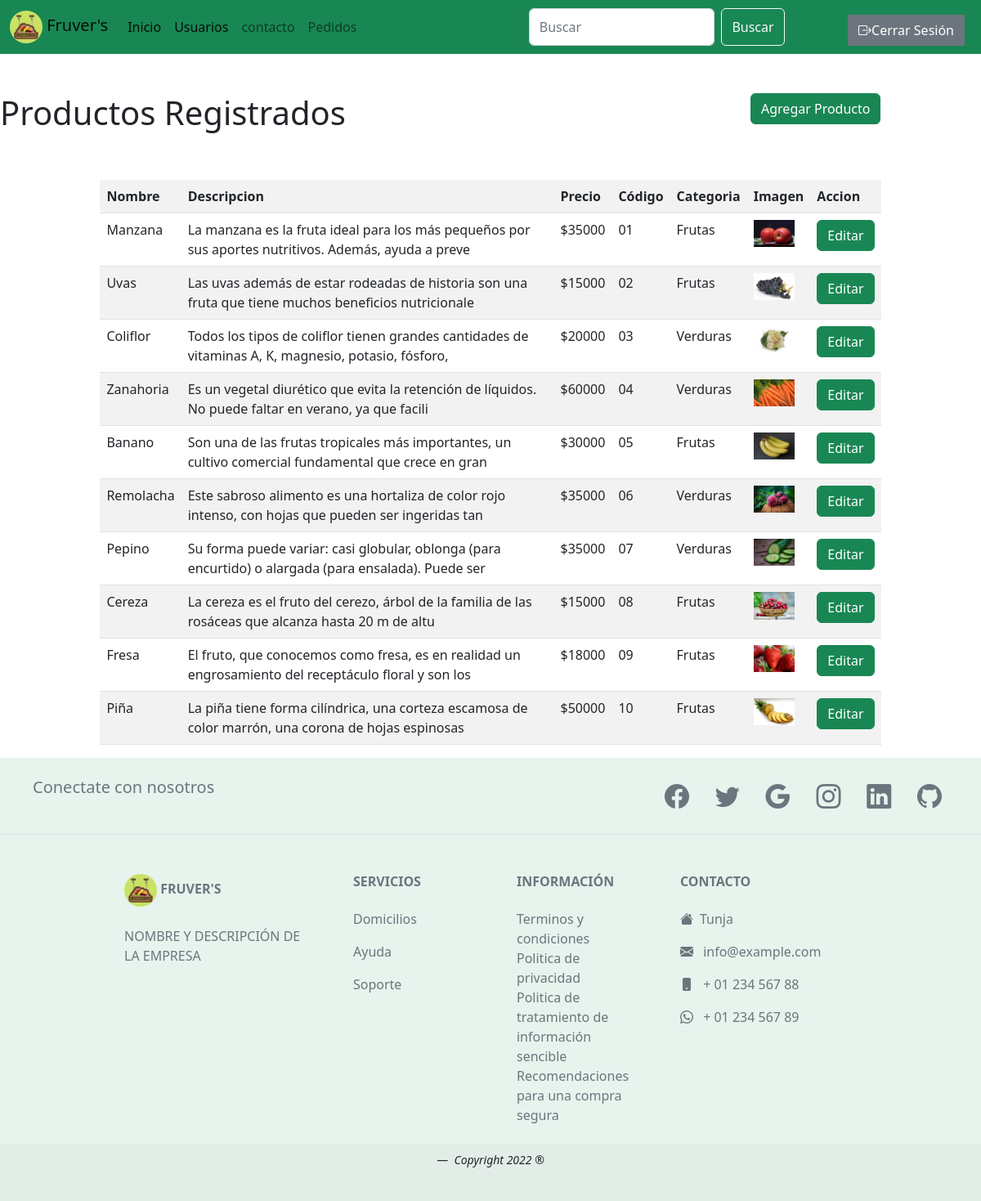
Screenshot of /carrito/indexAdmin.php (signed in) with the database file from the repository.
### tables this page shows
CREATE TABLE `productos` (
  `id` int(6) NOT NULL,
  `nombre` varchar(40) NOT NULL,
  `descripcion` varchar(100) NOT NULL,
  `precio` int(40) NOT NULL,
  `codigo` varchar(40) NOT NULL,
  `categoria` varchar(40) NOT NULL,
  `cantidad` varchar(50) NOT NULL,
  `imagen` varchar(80) NOT NULL
);

### carrito/indexAdmin.php (the view, shortened to what this page needs)
<!DOCTYPE html>
<html lang="es">
<head>
        <link href="../css/bootstrap.min.css" rel="stylesheet">
        <link href="../libs/bootstrap-icons/bootstrap-icons.css" rel="stylesheet">
</head>
<body>
<nav class="navbar navbar-expand-lg bg-success">
  <div class="container-fluid">
  <a class="navbar-brand" href="http://localhost/proyectoPrueba/">
      <img src="../img/logo2.png" alt="Logo fruver´s" width="40" height="40" class="d-inline-block align-text-center " style="border-radius: 1000px;">
      Fruver's
    </a>
    <div class="collapse navbar-collapse" id="navbarScroll">
      <ul class="navbar-nav me-auto my-2 my-lg-0 navbar-nav-scroll" style="--bs-scroll-height: 100px;">
        <li class="nav-item">
          <a class="nav-link active" aria-current="page" href="http://localhost/proyectoPrueba/">Inicio</a>
        </li>
        <li class="nav-item">
          <a class="nav-link active" aria-current="page" href="http://localhost/proyectoPrueba/carrito/usuariosRegistrados.php">Usuarios</a>
        </li>
        <li class="nav-item">
          <a class="nav-link" href="http://localhost/proyectoPrueba/vistas/contacto.php">contacto</a>
        </li>
        <li class="nav-item">
          <a class="nav-link" href="http://localhost/proyectoPrueba/carrito/pedidos.php">Pedidos</a>
        </li>
      </ul>
      <form class="d-flex" role="search">
        <input class="form-control me-2" type="search" placeholder="Buscar" aria-label="Search">
        <button class="btn btn-outline-light me-5" type="submit">Buscar</button>
        <div class="col-sm-4 clearfix">
                    <a class="btn btn-secondary float-end rounded-0 mt-2 me-2" type="button" href="../admin/cerrarSesion.php">
                        <i class="bi bi-box-arrow-right"></i>Cerrar Sesión
                    </a>
                </div>
    </div>
  </div>
</nav>
  <div class="row">
    <div class="col-9">
    <h1 class="mt-5">Productos Registrados</h1>
    </div>
    <div class="col-3 mt-5">
    <a href="../productos/productos.php" class="btn btn-success">Agregar Producto</a>
    </div>
    <?php
require_once('conexion.php');
$con = mysqli_connect($hostname, $username, $password, $database);
?>
<div class="container">
<table class="table table-striped table-hover">
    <tr>
        <th>Nombre</th>
        <th>Descripcion</th>
        <th>Precio</th>
        <th>Código</th>
        <th>Categoria</th>
        <th>Imagen</th>
        <th>Accion</th>
    </tr>
    <?php
    $query = "SELECT * FROM PRODUCTOS";
    $result = mysqli_query($con, $query);
    ?>
    <tr>
        <?php
        while ($row = mysqli_fetch_array($result)) {
            ?>
            <td class="td"><?php echo $row["nombre"]; ?></td>
                        <td class="td"><?php echo $row["descripcion"]; ?></td>
                        <td class="td"><?php echo '$'.$row["precio"]; ?></td>
                        <td class="td"><?php echo$row["codigo"]; ?></td>
                        <td class="td"><?php echo $row["categoria"]; ?></td>
                        <td><img src="<?php echo  $row["imagen"]; ?>"  width="50px"  alt=""></td>
            <td><a type="button" class="btn btn-success" href="editar.php?id=<?php echo $row['id'];?>">Editar</a>
        </tr>
        <?php
    }
    ?>
</table>
</div>
    <?php
include '../vistas/footer.php';
    ?>
</body>
</html>

### carrito/indexAdmin.php (style rules this page uses)
.container { margin-top: 50px; width: 80%; }

### rows the page displays
productos: nombre "Manzana", descripcion "La manzana es la fruta ideal para los más pequeños por sus aportes nutritivos. Además, ayuda a preve", precio "35000", codigo "01", categoria "Frutas", imagen (picture)
productos: nombre "Uvas", descripcion "Las uvas además de estar rodeadas de historia son una fruta que tiene muchos beneficios nutricionale", precio "15000", codigo "02", categoria "Frutas", imagen (picture)
productos: nombre "Coliflor", descripcion "Todos los tipos de coliflor tienen grandes cantidades de vitaminas A, K, magnesio, potasio, fósforo,", precio "20000", codigo "03", categoria "Verduras", imagen (picture)
productos: nombre "Zanahoria", descripcion "Es un vegetal diurético que evita la retención de líquidos. No puede faltar en verano, ya que facili", precio "60000", codigo "04", categoria "Verduras", imagen (picture)
productos: nombre "Banano", descripcion "Son una de las frutas tropicales más importantes, un cultivo comercial fundamental que crece en gran", precio "30000", codigo "05", categoria "Frutas", imagen (picture)
productos: nombre "Remolacha", descripcion "Este sabroso alimento es una hortaliza de color rojo intenso, con hojas que pueden ser ingeridas tan", precio "35000", codigo "06", categoria "Verduras", imagen (picture)
productos: nombre "Pepino", descripcion "Su forma puede variar: casi globular, oblonga (para encurtido) o alargada (para ensalada). Puede ser", precio "35000", codigo "07", categoria "Verduras", imagen (picture)
productos: nombre "Cereza", descripcion "La cereza es el fruto del cerezo, árbol de la familia de las rosáceas que alcanza hasta 20 m de altu", precio "15000", codigo "08", categoria "Frutas", imagen (picture)
productos: nombre "Fresa", descripcion "El fruto, que conocemos como fresa, es en realidad un engrosamiento del receptáculo floral y son los", precio "18000", codigo "09", categoria "Frutas", imagen (picture)
productos: nombre "Piña", descripcion "La piña tiene forma cilíndrica, una corteza escamosa de color marrón, una corona de hojas espinosas", precio "50000", codigo "10", categoria "Frutas", imagen (picture)
